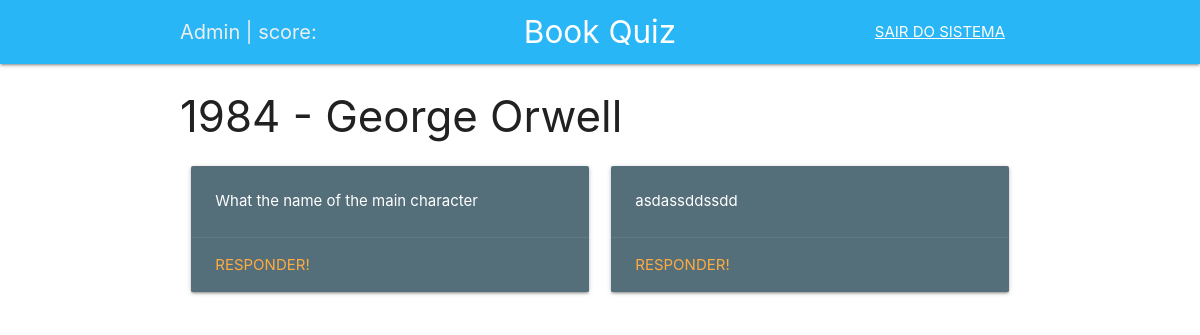
/questions/2 (signed in), run on the app's committed database.
### game/models.py (models this page shows, shortened)
class Book(models.Model):
    title = models.CharField(max_length=100)
    author = models.CharField(max_length=100)
    description = models.TextField(max_length=300)
    user = models.ForeignKey(User, on_delete=models.CASCADE)

class Question(models.Model):
    book = models.ForeignKey(Book, on_delete=models.CASCADE,
                             related_name='questions')
    user = models.ForeignKey(User, on_delete=models.CASCADE)
    text = models.CharField(max_length=200)
    pub_date = models.DateTimeField(auto_now_add=True, blank=False)

### game/views.py (the view)
# urls.py: path('questions/<int:book_id>', views.questions, name='questions'),
@login_required
def questions(request, book_id):
    book = Book.objects.get(id=book_id)
    questions = book.questions.all()
    context = {'questions': questions, 'book': book}
    return render(request, 'game/questions.html', context)

### game/templates/game/questions.html
{% extends 'base.html' %}
{% block content %}
<div class="container">
  <h3>{{book.title}} - {{book.author}}</h3>
  {% if questions %}
  <div class="row">
    {% for question in questions %}
    <div class="col s6">
      <div class="card blue-grey darken-1">
        <div class="card-content white-text">
          <p>{{ question.text }}</p>
        </div>
        <div class="card-action">
          <a href="play/{{ question.id }}">Responder!</a>
        </div>
      </div>
    </div>
    {% endfor %}
  </div>
  {% else %}
  <div class="card-panel teal lighten-2">
   Nenhuma pergunta cadastrada para esse livro ainda.
  </div>
  {% endif %}
</div>
{% endblock content %}

### game/templates/base.html (shortened to what this page needs)
{% load static %}
<!doctype html>
<html lang="en">
  <head>
    <link rel="stylesheet" href="https://cdnjs.cloudflare.com/ajax/libs/materialize/1.0.0/css/materialize.min.css">
  </head>
  <body>
    <nav class="light-blue lighten-1" role="navigation">
      <div class="nav-wrapper container">
        <span id="logo-container" href="/" class="brand-logor" style="font-size:20px; color: #eeeeee">
          {{ user.username.capitalize }} | score: {{ user.player.first.score}}
        </span>
        <a id="logo-container" href="/" class="brand-logo center">
          Book Quiz
        </a>
        <ul class="right hide-on-med-and-down">
          <li>
            {% if user.is_authenticated %}
            <a href="{% url "logout" %}?next=/"><u>SAIR DO SISTEMA</u></a>
            {% endif %}
          </li>
        </ul>
      </div>
    </nav>
    {% block content %}
    {% endblock content %}
  </body>
</html>

### data on the page
Book: title "1984", author "George Orwell"
Question: text "What the name of the main character"
Question: text "asdassddssdd"

### other printed values
{{ user.username.capitalize }} "Admin"
